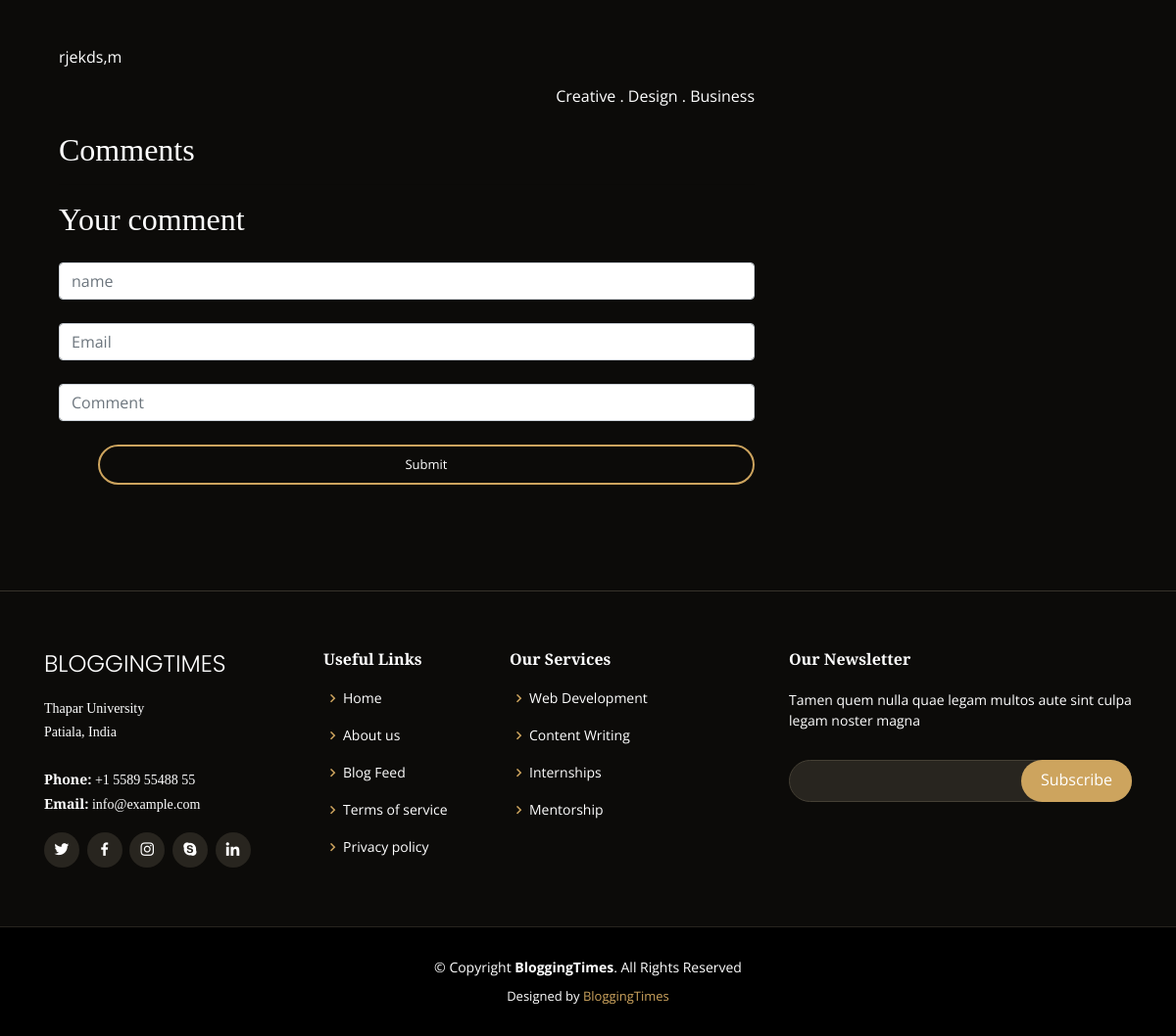
Page /post/2/ (lower part) on the earlier database version.
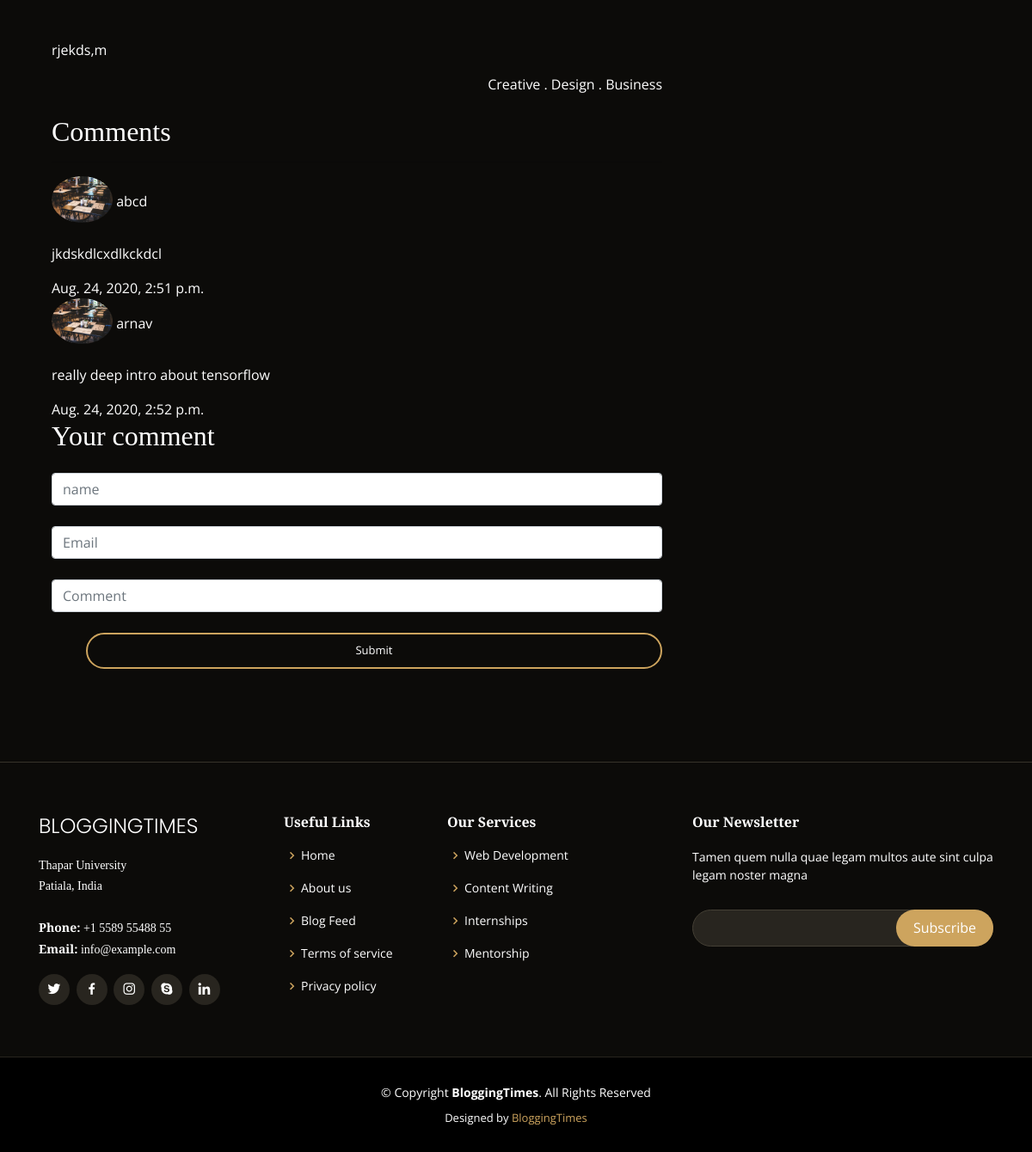
Same page on the later database version.
### blog/models.py (models this page shows, shortened)
class comment(models.Model):
    post=models.ForeignKey(Post,on_delete=models.CASCADE,related_name='coments')
    name=models.CharField(max_length=180)
    email=models.EmailField()
    body=models.TextField()
    created_on=models.DateTimeField(auto_now_add=True)
    active=models.BooleanField(default=True)
    class Meta:
        ordering=['created_on']

### blog/views.py (the view)
# urls.py: path('post/<int:pk>/', PostDetailView, name='post-detail'),
def PostDetailView(request,pk):
    template_name='single-blog-page.html'
    post=get_object_or_404(Post,id=pk)
    comments=comment.objects.filter(active=True).filter(post=post)
    if request.method=='POST':
        comment_form=cmtform(request.POST or None)
        try:
            if comment_form.is_valid():
                name= comment_form.cleaned_data.get('name')
                email= comment_form.cleaned_data.get('email')
                body=comment_form.cleaned_data.get('body')
                comment_form1 = comment.objects.create(
                    post=post,
                    name=name,
                    email=email,
                    body=body,
                )
        except ObjectDoesNotExist:
            messages.error(self.request, "fill the form correctly")
    else:
        comment_form=cmtform()
    return render(request, template_name, {'post': post,
                                           'comments': comments,
                                           'comment_form': cmtform})

### templates/single-blog-page.html (shortened to what the changed rows need)
{% extends 'base.html' %}
{% load static%}
{% block content %}
  <body>
  <main id="main">
      <section class="inner-page">
        <div class="container" data-aos="fade-up">
          <div class="container-fluid">
            <main>
                <div class="row">
                    <div class="col-lg-8">
                        <div class="post-full">
                            <div data-aos="fade-up" data-aos-delay="100">
                                <h2 class="comment-title">Comments</h2>
                                {% for comm in comments %}
                                <div class="comment">
                                    <figure class="comment-figure">
                                        <img src="{% static 'img/gallery/gallery-1.jpg' %}" alt="Image" class="mb-2 rounded-circle comment-author">
                                        <span>{{comm.name}}</span>
                                    </figure>
                                    <div>
                                        <p>
                                            {{comm.body | linebreaks}}
                                        </p>
                                        <div class="d-flex justify-content-between">
                                            <span>{{comm.created_on}}</span>
                                        </div>
                                    </div>
                                </div>
                                {% endfor %}
                              </div>
                                <form action="" method="POST" class="mb-5 comment-form">
                                    <h2 class="tm-color-primary tm-post-title mb-4">Your comment</h2>
                                </form>
                            </div>
                        </div>
                    </div>
                  </div>
            </main>
{% endblock content%}

Differences in the rows shown:
added comment: name "abcd", body "jkdskdlcxdlkckdcl", created_on "Aug. 24, 2020, 2:51 p.m."
added comment: name "arnav", body "really deep intro about tensorflow", created_on "Aug. 24, 2020, 2:52 p.m."
